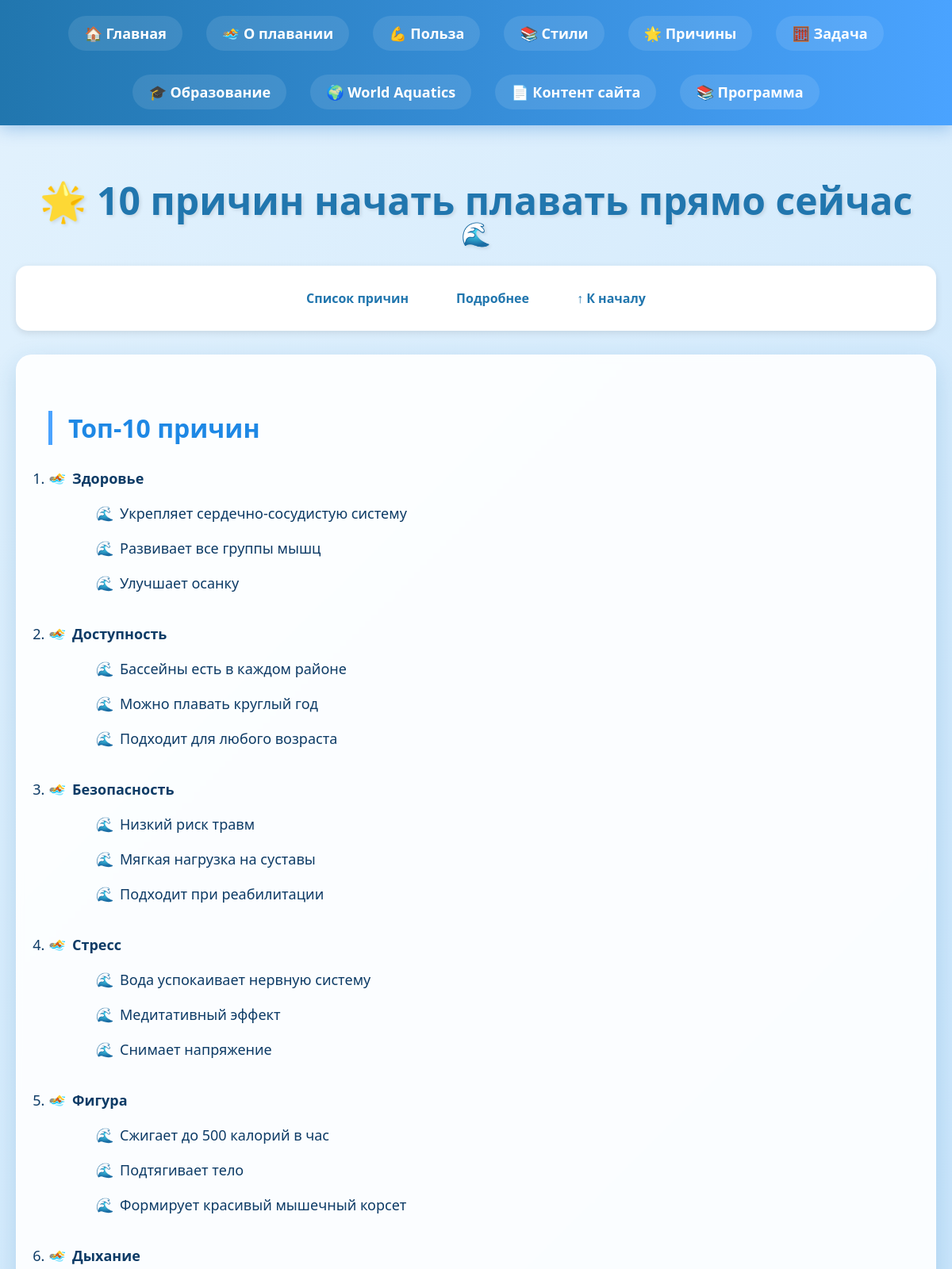
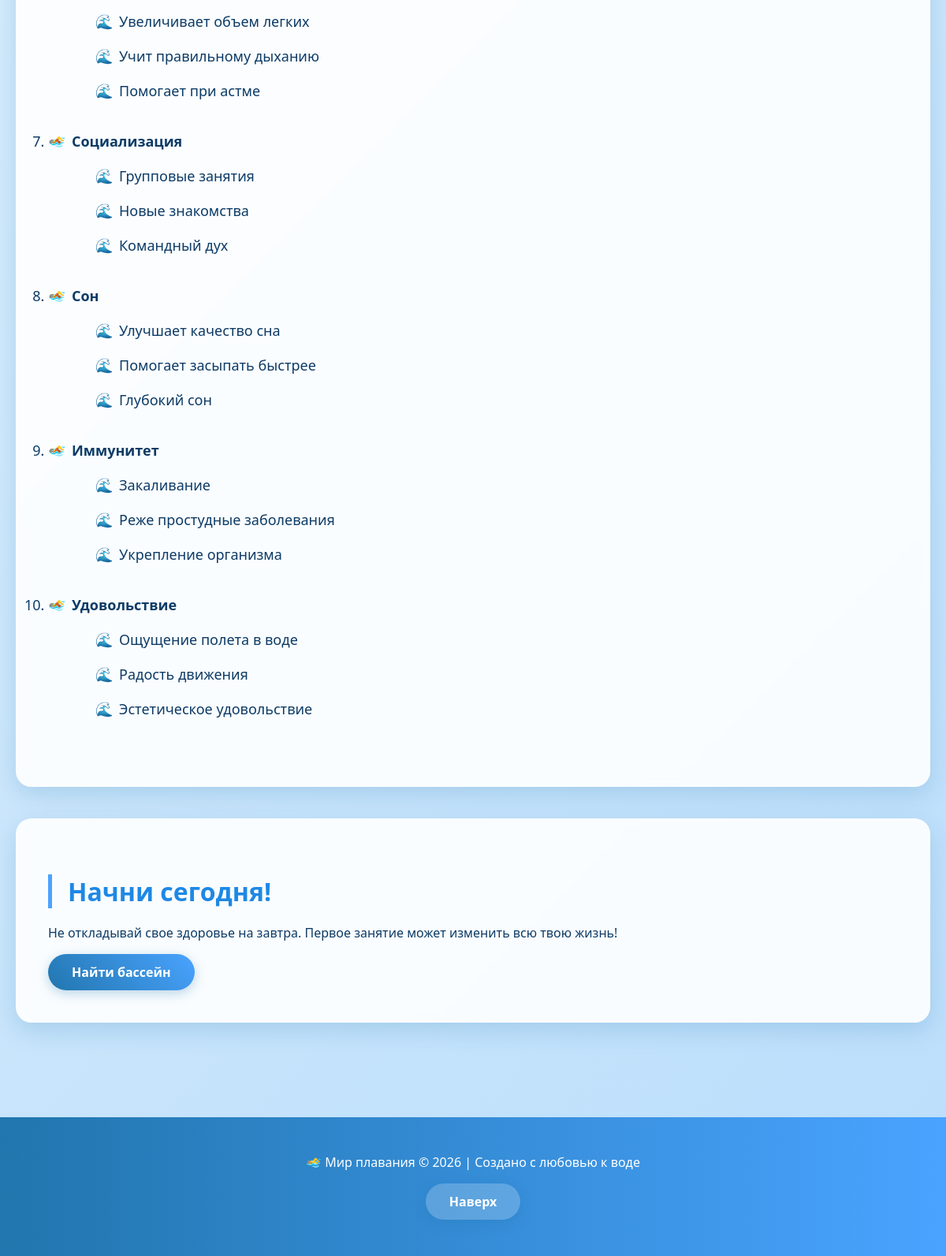
Screenshot of /reasons/ with the database file from the repository (2 pictures, top to bottom).
### swimming/models.py (models this page shows, shortened)
class PageContent(models.Model):
    page_name = models.CharField(max_length=100, unique=True, verbose_name="Название страницы")
    title = models.CharField(max_length=200, verbose_name="Заголовок")
    content = models.TextField(verbose_name="Содержание")
    image = models.CharField(max_length=500, blank=True, null=True, verbose_name="Ссылка на картинку")
    category = models.CharField(
        max_length=100,
        blank=True,
        verbose_name="Категория"
    )
    is_published = models.BooleanField(default=True, verbose_name="Опубликовано")
    created_at = models.DateTimeField(auto_now_add=True, verbose_name="Дата создания")

### swimming/views.py (the view)
# urls.py: path('reasons/', views.reasons_page, name='reasons'),
def reasons_page(request):
    reasons_list = PageContent.objects.get(page_name='reasons_list')
    details = PageContent.objects.get(page_name='reasons_details')
    reasons_data = []
    lines = reasons_list.content.split('\n')
    for line in lines:
        if ':' in line:
            parts = line.split(':', 1)
            title = parts[0].strip()
            items = [item.strip() for item in parts[1].split(',')]
            reasons_data.append({'title': title, 'items': items})
    context = {
        'reasons_data': reasons_data,
        'details': details,
    }
    return render(request, 'reasons.html', context)

### asgiref/local.py (called while the page is built)
    def __getattr__(self, key):
        storage_object = self._data.get({})
        try:
            return storage_object[key]
        except KeyError:
            raise AttributeError(f"{self!r} object has no attribute {key!r}")

    def __setattr__(self, key: str, value: Any) -> None:
        if key == "_data":
            return super().__setattr__(key, value)
        storage_object = self._data.get({}).copy()
        storage_object[key] = value
        self._data.set(storage_object)

    def __delattr__(self, key: str) -> None:
        storage_object = self._data.get({}).copy()
        if key in storage_object:
            del storage_object[key]
            self._data.set(storage_object)
        else:
            raise AttributeError(f"{self!r} object has no attribute {key!r}")

    @contextlib.contextmanager
    def _lock_storage(self):
        if self._thread_critical:
            is_async = True
            try:
                asyncio.get_running_loop()
            except RuntimeError:
                is_async = False
            if not is_async:
                yield self._storage
            else:
                if not hasattr(self._storage, "cvar"):
                    self._storage.cvar = _CVar()
                yield self._storage.cvar
        else:
            with self._thread_lock:
                yield self._storage

    def __getattr__(self, key):
        with self._lock_storage() as storage:
            return getattr(storage, key)

    def __setattr__(self, key, value):
        if key in ("_local", "_storage", "_thread_critical", "_thread_lock"):
            return super().__setattr__(key, value)
        with self._lock_storage() as storage:
            setattr(storage, key, value)

    def __delattr__(self, key):
        with self._lock_storage() as storage:
            delattr(storage, key)

### templates/reasons.html (shortened to what this page needs)
{% extends 'layout.html' %}
{% load static %}
{% block content %}
<div class="container">
    <h1>🌟 10 причин начать плавать прямо сейчас</h1>
    <div class="page-nav">
        <a href="#reasons-list" class="page-nav__link">Список причин</a>
        <a href="#details" class="page-nav__link">Подробнее</a>
        <a href="#" class="page-nav__link">↑ К началу</a>
    </div>
    <section id="reasons-list" class="section bookmark">
        <h2>Топ-10 причин</h2>
        <ol class="list" style="list-style-type: decimal;">
            {% for reason in reasons_data %}
            <li>
                <strong>{{ reason.title }}</strong>
                <ul class="list-nested">
                    {% for item in reason.items %}
                    <li>{{ item }}</li>
                    {% endfor %}
                </ul>
            </li>
            {% endfor %}
        </ol>
    </section>
    <section id="details" class="section bookmark">
        <h2>{{ details.title }}</h2>
        <p>{{ details.content }}</p>
        <a href="https://www.google.com/url?sa=t&source=web&rct=j&opi=89978449&url=https://basseiny.online/&ved=2ahUKEwi5hfrB-KqTAxUi3TQHHcgTHpwQFnoECBkQAQ&usg=AOvVaw34gUi4P-MgHizlWAzrqlrg" target="_blank" class="button">Найти бассейн</a>
    </section>
</div>
{% endblock %}

### swimming/static/css/swimming.css (style rules this page uses)
:root { --primary-blue: #4aa3ff; --dark-blue: #2176ae; --light-blue: #b3e0ff; --ocean-blue: #1e88e5; --wave-blue: #64b5f6; --white: #ffffff; --light-bg: #e3f2fd; }
body { margin: 0; font-family: 'Segoe UI', Tahoma, Geneva, Verdana, sans-serif; background: linear-gradient(135deg, #e3f2fd 0%, #bbdefb 100%); color: #0d3b66; min-height: 100vh; }
*, *::before, *::after { box-sizing: border-box; }
.container { max-width: 1200px; margin: 0 auto; padding: 30px 20px; }
h1 { font-size: 48px; color: var(--dark-blue); text-align: center; margin-bottom: 30px; text-shadow: 2px 2px 4px rgba(0,0,0,0.1); position: relative; padding-bottom: 20px; }
h1::after { content: "🌊"; position: absolute; bottom: -10px; left: 50%; transform: translateX(-50%); font-size: 30px; }
h2 { font-size: 32px; color: var(--ocean-blue); margin: 30px 0 20px; border-left: 5px solid var(--primary-blue); padding-left: 20px; }
.section { background: rgba(255, 255, 255, 0.9); border-radius: 20px; padding: 40px; margin-bottom: 40px; box-shadow: 0 10px 30px rgba(33, 118, 174, 0.2); backdrop-filter: blur(5px); border: 1px solid rgba(255, 255, 255, 0.3); }
.button { display: inline-block; padding: 12px 30px; background: linear-gradient(45deg, var(--dark-blue), var(--primary-blue)); color: white; text-decoration: none; border-radius: 50px; font-weight: 600; transition: all 0.3s ease; border: none; cursor: pointer; box-shadow: 0 4px 15px rgba(33, 118, 174, 0.3); }
.list { list-style-type: none; padding: 0; }
.list li { padding: 10px 0; padding-left: 30px; position: relative; font-size: 18px; }
.list li::before { content: "🏊"; position: absolute; left: 0; color: var(--dark-blue); }
.list-nested { list-style-type: none; padding-left: 30px; margin: 10px 0; }
.list-nested li { padding-left: 30px; }
.list-nested li::before { content: "🌊"; }
.page-nav { background: white; padding: 20px; border-radius: 15px; margin-bottom: 30px; display: flex; justify-content: center; gap: 20px; flex-wrap: wrap; box-shadow: 0 3px 10px rgba(0,0,0,0.1); }
.page-nav__link { color: var(--dark-blue); text-decoration: none; padding: 10px 20px; border-radius: 30px; transition: all 0.3s ease; font-weight: 600; }
.bookmark { scroll-margin-top: 100px; }

### rows the page displays
PageContent: title "Начни сегодня!", content "Не откладывай свое здоровье на завтра. Первое занятие может изменить всю твою жизнь!"

### other values shown
{{ reason.title }} "Здоровье" "Доступность" "Безопасность" "Стресс" "Фигура" "Дыхание" "Социализация" "Сон" "Иммунитет" "Удовольствие"
{{ item }} "Укрепляет сердечно-сосудистую систему" "Развивает все группы мышц" "Улучшает осанку" "Бассейны есть в каждом районе" "Можно плавать круглый год" "Подходит для любого возраста" "Низкий риск травм" "Мягкая нагрузка на суставы" "Подходит при реабилитации" "Вода успокаивает нервную систему" "Медитативный эффект" "Снимает напряжение" "Сжигает до 500 калорий в час" "Подтягивает тело" "Формирует красивый мышечный корсет" "Увеличивает объем легких" "Учит правильному дыханию" "Помогает при астме" "Групповые занятия" "Новые знакомства" "Командный дух" "Улучшает качество сна" "Помогает засыпать быстрее" "Глубокий сон" "Закаливание" "Реже простудные заболевания" "Укрепление организма" "Ощущение полета в воде" "Радость движения" "Эстетическое удовольствие"
